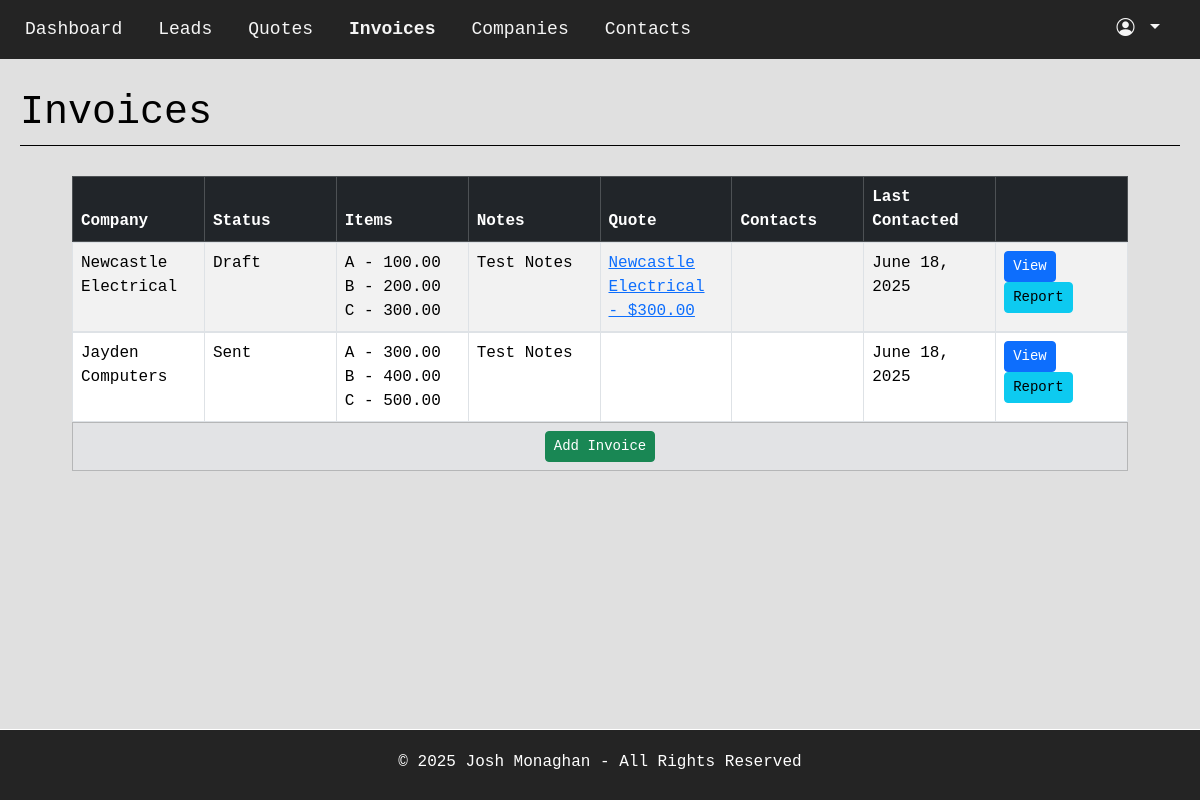
/invoices/ (signed in), run on the app's committed database.
### majorApp/models.py (models this page shows, shortened)
class Invoice(models.Model):
    id = models.UUIDField(default=uuid.uuid4, editable=False, primary_key=True)
    company = models.ForeignKey(Company, on_delete=models.CASCADE)
    quote = models.ForeignKey(Quote, on_delete=models.SET_NULL, null=True, blank=True, help_text="Optional to Link to a Quote")
    status = models.CharField(choices=InvoiceStatusChoices.choices, max_length=50, null=False)
    notes = models.TextField(blank=True)
    contacts = models.ManyToManyField(Contact, null=True, blank=True)
    last_contact_date = models.DateField(default=datetime.date.today(), null=True, blank=True)
    invoice_index = models.SmallIntegerField()
    def get_contacts_string(self):
        contacts = self.contacts.all()
        return concatonate_list_of_strings_with_ampersand(contacts)
    def get_items(self):
        return InvoiceItem.objects.filter(invoice=self)

class Company(models.Model):
    id = models.UUIDField(default=uuid.uuid4, editable=False, primary_key=True)
    name = models.TextField(max_length=30, validators=[validate_letters_only])
    address = models.TextField(null=True, blank=True)
    industry = models.TextField(null=True, blank=True)
    firm = models.ForeignKey("majorApp.Firm", on_delete=models.CASCADE)
    contacts = models.ManyToManyField("majorApp.Contact", related_name='companies', null=True, blank=True)
    def __str__(self):
        return self.name

class InvoiceItem(models.Model):
    id = models.UUIDField(default=uuid.uuid4, editable=False, primary_key=True)
    invoice = models.ForeignKey(Invoice, on_delete=models.CASCADE)
    description = models.TextField()
    price = models.DecimalField(max_digits=12, decimal_places=2)
    created_at = models.DateTimeField(auto_now_add=True)
    def __str__(self):
        return f"{self.description} - {self.price}"

class Quote(models.Model):
    id = models.UUIDField(default=uuid.uuid4, editable=False, primary_key=True)
    company = models.ForeignKey(Company, on_delete=models.CASCADE)
    lead = models.ForeignKey(Lead, on_delete=models.SET_NULL, null=True, blank=True, help_text="Optional to Link to a Lead")
    status = models.CharField(choices=QuoteStatusChoices.choices, max_length=50, null=False)
    notes = models.TextField(blank=True)
    contacts = models.ManyToManyField(Contact, null=True, blank=True)
    last_contact_date = models.DateField(default=datetime.date.today(), null=True, blank=True)
    quote_index = models.SmallIntegerField()
    def __str__(self):
        return f"{self.company} - ${self.get_total_price()}"
    def get_total_price(self):
        quote_items = self.quoteitem_set.all()
        price = 0
        for item in quote_items:
            price += item.price
        return price

class QuoteItem(models.Model):
    id = models.UUIDField(default=uuid.uuid4, editable=False, primary_key=True)
    quote = models.ForeignKey(Quote, on_delete=models.CASCADE)
    description = models.TextField(blank=False)
    price = models.DecimalField(max_digits=12, decimal_places=2, null=False, blank=False)
    created_at = models.DateTimeField(auto_now_add=True)

### majorApp/views.py (the view)
# urls.py: path('invoices/', views.invoices, name='invoices'),
@login_required
def invoices(request):
    if request.user.firm == None:
        return redirect("/create_firm")
    firm_id = request.user.firm.id
    context = {}
    invoices = Invoice.objects.filter(company__firm__id=firm_id)
    context['invoices'] = invoices
    return render(request, "majorApp/invoice/invoices.html", context)

### majorApp/utils.py (called while the page is built, shortened)
def concatonate_list_of_strings_with_ampersand(list_of_strings):
    if len(list_of_strings) == 1:
        new_string = list_of_strings[0]
    else:
        new_string = ""
    return new_string

### majorApp/templates/majorApp/invoice/invoices.html (shortened to what this page needs)
{% extends 'majorApp/base.html' %}
{% load static %}
{% block content %}
<div class="HeaderDiv">
    <h1>Invoices</h1>
</div>
<div class="container" style="max-width: 90%;">
    <table class="table table-striped table-bordered table-hover" style="table-layout: fixed; width: 100%;">
        <thead class="table-dark" style="display: table; width: 100%; table-layout: fixed;">
            <tr>
                <th>Company</th>
                <th>Status</th>
                <th>Items</th>
                <th>Notes</th>
                <th>Quote</th>
                <th>Contacts</th>
                <th>Last Contacted</th>
                <th></th>
            </tr>
        </thead>
        <tbody style="display: block; max-height: 600px; overflow-y: auto; width: 100%;">
            {% for invoice in invoices %}
            <tr style="display: table; table-layout: fixed; width: 100%;">
                <td>{{ invoice.company }}</td>
                <td>{{ invoice.get_status_display }}</td>
                <td>
                    <ul style="padding-left: 0; list-style: none; margin-bottom: 0;">
                        {% for item in invoice.get_items %}
                            <li>{{ item }}</li>
                        {% endfor %}
                    </ul>
                </td>
                <td>{{ invoice.notes }}</td>
                <td>
                    {% if invoice.quote %}
                        <a href="{% url 'quote_detail' invoice.quote.id %}">{{ invoice.quote }}</a>
                    {% endif %}
                </td>
                <td>{{ invoice.get_contacts_string }}</td>
                <td>{{ invoice.last_contact_date }}</td>
                <td>
                    <a class="btn btn-sm btn-primary" href="{% url 'invoice_detail' invoice.id %}" style="margin-right: 10px;">View</a>
                    <a class="btn btn-sm btn-info" href="{% url 'invoice_pdf' invoice.id %}">Report</a>
                </td>
            </tr>
            {% endfor %}
        </tbody>
        <tfoot class="table-secondary" style="display: table; width: 100%; table-layout: fixed;">
            <tr>
                <td colspan="8" class="text-center fw-bold">
                    <a href="{% url 'invoice_create' %}" class="btn btn-sm btn-success">Add Invoice</a>
                </td>
            </tr>
        </tfoot>
    </table>
</div>
{% endblock %}

### majorApp/static/majorApp/css/base.css (style rules this page uses)
.BodyDiv { margin: 0%; padding: 0%; font-family: Consolas, monospace; background-color: rgb(224, 224, 224); color: rgb(0, 0, 0); }
body { overflow-wrap: break-word; }
.table td { overflow-wrap: break-word; }
.HeaderDiv { display: flex; justify-content: space-between; align-items: center; margin: 30px 20px; border-bottom: black 1px solid; }

### data on the page
Invoice: company "Newcastle Electrical", status "Draft", notes "Test Notes", quote "Newcastle Electrical - $300.00", last_contact_date "June 18, 2025"
InvoiceItem: description+price "A - 100.00"
InvoiceItem: description+price "B - 200.00"
InvoiceItem: description+price "C - 300.00"
Invoice: company "Jayden Computers", status "Sent", notes "Test Notes", last_contact_date "June 18, 2025"
InvoiceItem: description+price "A - 300.00"
InvoiceItem: description+price "B - 400.00"
InvoiceItem: description+price "C - 500.00"
